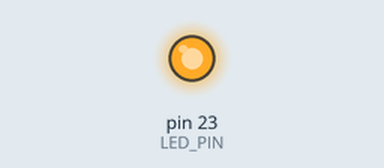
A sketch run on a simulated Arduino Mega 2560, built with avr-gcc and run on an emulated ATmega2560. On the bench: output pins drawn as LEDs (lit = HIGH).

Above: at 0.7 s.
At 3.5 s:
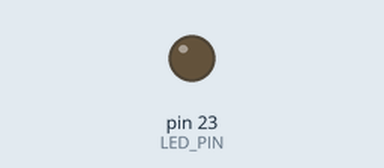
Timing chart, 0 to 4.6 s (numbered marks = the images above):
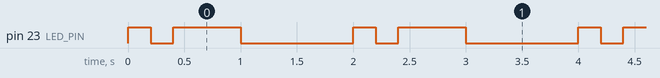

Measured:
- by itself, pin 23 (LED_PIN): repeats every 2.0 s: LOW 0.20 s, HIGH 0.60 s, LOW 1.0 s, HIGH 0.20 s
- by itself, everything shown: repeats every 2.0 s, in 4 steps

The sketch:

day03_safe_led_wiring.ino
```cpp
const int LED_PIN = 23;

void setup() {
  pinMode(LED_PIN, OUTPUT);
}

void loop() {
  digitalWrite(LED_PIN, HIGH);
  delay(200);
  digitalWrite(LED_PIN, LOW);
  delay(200);
  digitalWrite(LED_PIN, HIGH);
  delay(600);
  digitalWrite(LED_PIN, LOW);
  delay(1000);
}
```
